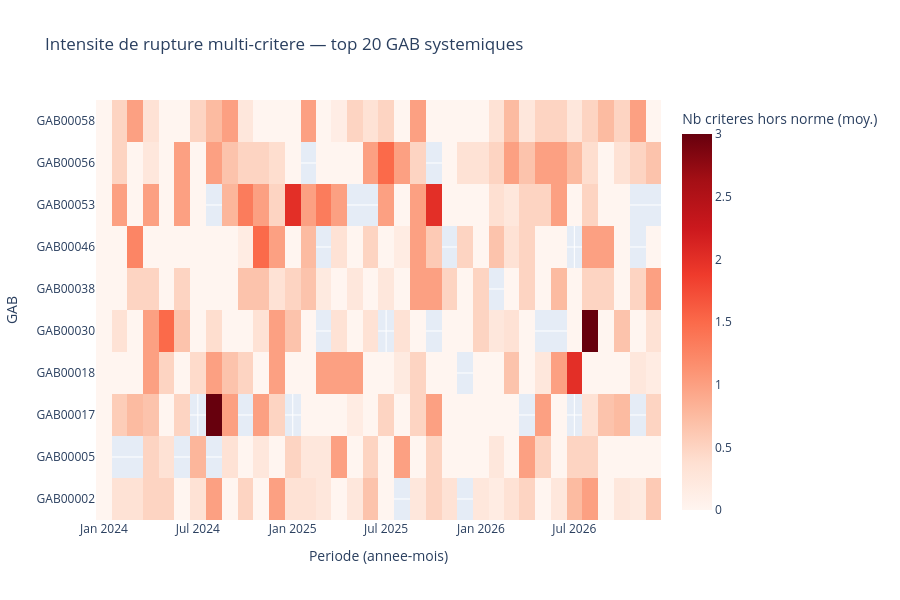

Notebook cell for this chart:
### Code cell
# ══════════════════════════════════════════════════════════════════════════════
# Heatmap GAB x mois — intensite de rupture multi-critere (top GAB systemiques)
# ══════════════════════════════════════════════════════════════════════════════
top_gab_systemiques = (
    df[df['statut_multi'] == 'rupture systemique']['num_automate']
    .value_counts().head(20).index.tolist()
)

if len(top_gab_systemiques) > 0:
    pivot_heatmap = (
        df[df['num_automate'].isin(top_gab_systemiques)]
        .groupby(['num_automate', 'annee', 'mois'])['nb_criteres_hors_norme']
        .mean()
        .reset_index()
    )
    pivot_heatmap['periode'] = (
        pivot_heatmap['annee'].astype(str) + '-' + pivot_heatmap['mois'].astype(str).str.zfill(2)
    )
    tableau_pivot = pivot_heatmap.pivot(index='num_automate', columns='periode',
                                        values='nb_criteres_hors_norme')
    tableau_pivot.columns = tableau_pivot.columns.tolist()

    fig = go.Figure(data=go.Heatmap(
        z=tableau_pivot.values, x=tableau_pivot.columns, y=tableau_pivot.index,
        colorscale='Reds', colorbar=dict(title='Nb criteres\nhors norme (moy.)'),
    ))
    fig.update_layout(
        title='Intensite de rupture multi-critere — top 20 GAB systemiques',
        xaxis_title='Periode (annee-mois)', yaxis_title='GAB', height=600,
    )
    fig.show()
else:
    print('Aucun GAB en rupture systemique sur la periode disponible.')

### Figure 1 — Plotly figure (JSON) as saved in the notebook; plotly's stock layout.template omitted (floating-point values rounded to 4 significant figures; data arrays with more than 128 entries replaced by an {"elided": "..."} marker saying what was removed)
{"data": [{"colorbar": {"title": {"text": "Nb criteres\nhors norme (moy.)"}}, "colorscale": [[0.0, "rgb(255,245,240)"], [0.125, "rgb(254,224,210)"], [0.25, "rgb(252,187,161)"], [0.375, "rgb(252,146,114)"], [0.5, "rgb(251,106,74)"], [0.625, "rgb(239,59,44)"], [0.75, "rgb(203,24,29)"], [0.875, "rgb(165,15,21)"], [1.0, "rgb(103,0,13)"]], "type": "heatmap", "x": ["2024-01", "2024-02", "2024-03", "2024-04", "2024-05", "2024-06", "2024-07", "2024-08", "2024-09", "2024-10", "2024-11", "2024-12", "2025-01", "2025-02", "2025-03", "2025-04", "2025-05", "2025-06", "2025-07", "2025-08", "2025-09", "2025-10", "2025-11", "2025-12", "2026-01", "2026-02", "2026-03", "2026-04", "2026-05", "2026-06", "2026-07", "2026-08", "2026-09", "2026-10", "2026-11", "2026-12"], "y": ["GAB00002", "GAB00005", "GAB00017", "GAB00018", "GAB00030", "GAB00038", "GAB00046", "GAB00053", "GAB00056", "GAB00058"], "z": {"elided": "10x36 float values"}}], "layout": {"height": 600, "title": {"text": "Intensite de rupture multi-critere — top 20 GAB systemiques"}, "xaxis": {"title": {"text": "Periode (annee-mois)"}}, "yaxis": {"title": {"text": "GAB"}}}}
